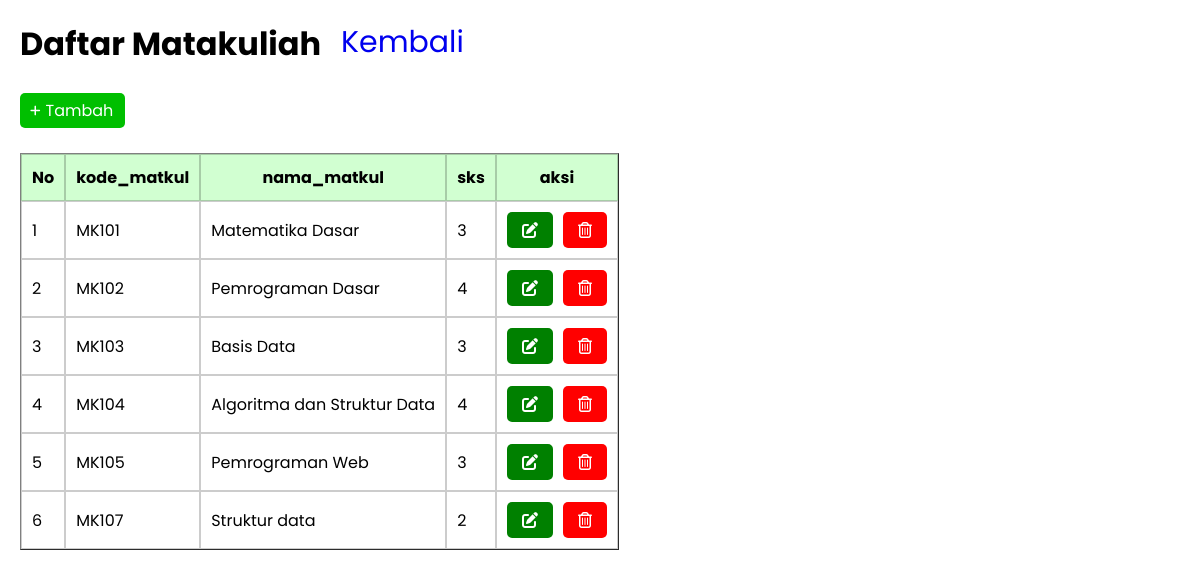
Page /old/Tabel_Matakuliah/page_matakuliah.php on the committed database.
### tables this page shows
CREATE TABLE `tb_matakuliah` (
  `kode_matkul` varchar(12) NOT NULL,
  `nama_matkul` varchar(50) DEFAULT NULL,
  `sks` int(11) DEFAULT NULL
);

### old/Tabel_Matakuliah/function.php (called while the page is built, shortened)
<?php
require '../config/connect_db.php';
function query($query) {
    global $conn;
    $result = mysqli_query($conn, $query);
    $simpan = [];
    while( $matakuliah = mysqli_fetch_assoc($result) ) {
        $simpan[] = $matakuliah;
    }
    return $simpan;
}
?>

### old/Tabel_Matakuliah/page_matakuliah.php (the view, shortened to what this page needs)
<?php
include 'function.php';
$result = query("SELECT * FROM tb_matakuliah");
?>
<!DOCTYPE html>
<html lang="en">
<head>
    <link rel="stylesheet" href="../style/style.css">
    <link rel="stylesheet" href="https://cdnjs.cloudflare.com/ajax/libs/font-awesome/6.5.1/css/all.min.css"
 />
</head>
<body class="poppins-regular">
    <div class="container">
        <div class="title">
            <h1>Daftar Matakuliah</h1>
            <a href="../index.php">Kembali</a>
        </div>
        <br>
        <a href="tambah.php"><i class="fa-solid fa-plus"></i><p>Tambah</p></a>
        <br>
        <table border="1" cellpadding="10" cellspacing="0">
            <tr>
                <th>No</th>
                <th>kode_matkul</th>
                <th>nama_matkul</th>
                <th>sks</th>
                <th>aksi</th>
            </tr>
            <?php $no = 1;?>
            <?php foreach ($result as $tb_matakuliah): ?>
            <tr>
                <td><?php echo $no; ?></td>
                <td><?php echo $tb_matakuliah["kode_matkul"]; ?></td>
                <td><?php echo $tb_matakuliah["nama_matkul"]; ?></td>
                <td><?php echo $tb_matakuliah["sks"]; ?></td>
                <td class="aksi">
                    <a href="ubah.php?kode_matkul=<?php echo $tb_matakuliah["kode_matkul"]; ?>" ><i class="fa-solid fa-pen-to-square"></i></a>
                    <a href="hapus.php?kode_matkul=<?php echo $tb_matakuliah["kode_matkul"]; ?>"
                    onclick="return confirm('Yakin?')"><i class="fa-regular fa-trash-can"></i></a>
                </td>
            </tr>
            <?php $no++;?>
            <?php endforeach;?>
        </table>
    </div>
</body>
</html>

### old/style/style.css (style rules this page uses)
* { margin: 0; padding: 0; box-sizing: border-box; }
body { margin: 20px; }
.poppins-regular { font-family: "Poppins", sans-serif; font-weight: 400; font-style: normal; }
.container .title { display: flex; column-gap: 20px; }
.container .title a { font-size: 30px; text-decoration: none; }
.container a[href="tambah.php"] { display: flex; align-items: center; background-color: rgb(0, 191, 0); color: white; width: 105px; text-align: center; text-decoration: none; border-radius: 5px; padding: 5px; }
.container a[href="tambah.php"] i { font-size: 12px; padding: 5px; }
table tr th, table tr td { padding: 10px; border: 1px solid rgba(0, 0, 0, 0.2); }
table tr th { background-color: rgb(209, 255, 209); }
table tr .aksi { display: flex; column-gap: 10px; }
table tr .aksi i { color: white; padding: 10px 15px; border-radius: 5px; }
table tr .aksi i[class="fa-solid fa-pen-to-square"] { background-color: green; }
table tr .aksi i[class="fa-regular fa-trash-can"] { background-color: red; }

### rows in the picture
tb_matakuliah: kode_matkul "MK101", nama_matkul "Matematika Dasar", sks "3"
tb_matakuliah: kode_matkul "MK102", nama_matkul "Pemrograman Dasar", sks "4"
tb_matakuliah: kode_matkul "MK103", nama_matkul "Basis Data", sks "3"
tb_matakuliah: kode_matkul "MK104", nama_matkul "Algoritma dan Struktur Data", sks "4"
tb_matakuliah: kode_matkul "MK105", nama_matkul "Pemrograman Web", sks "3"
tb_matakuliah: kode_matkul "MK107", nama_matkul "Struktur data", sks "2"
